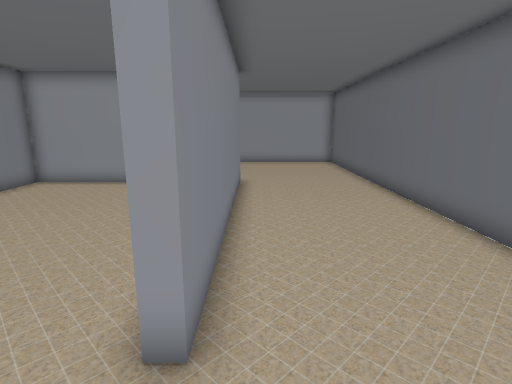
[1] (above)

16 first-person views from a walk through a 3-D level made in the Unity game engine. The camera is 1.2 m above the floor, tilts 12° down and sees 80° across. The floor is counted in squares, 0.5 m on a side. Each view is taken from the middle of a square. On the plan, view 1 faces up. The plan holds only what a view shows up to about 19 squares ahead; the rest is blank.

[2]
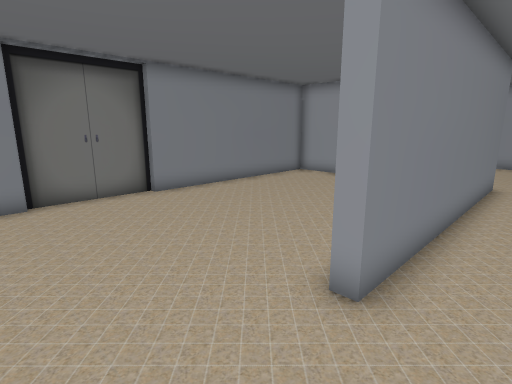

[3]
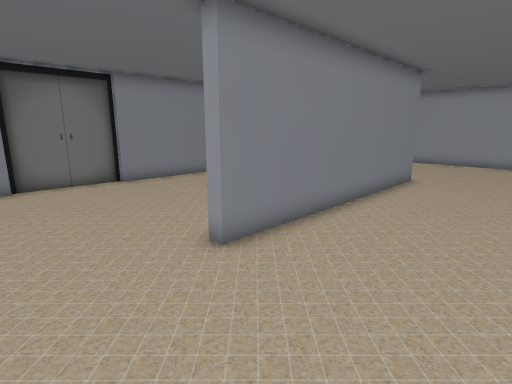

[4]
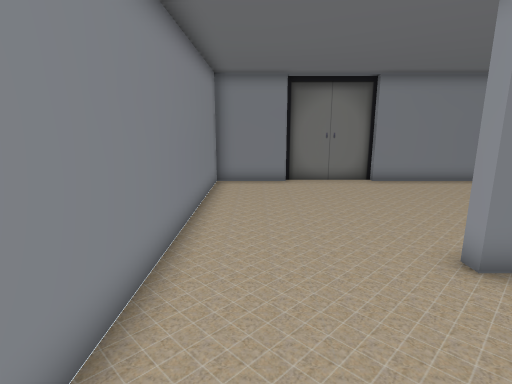

[5]
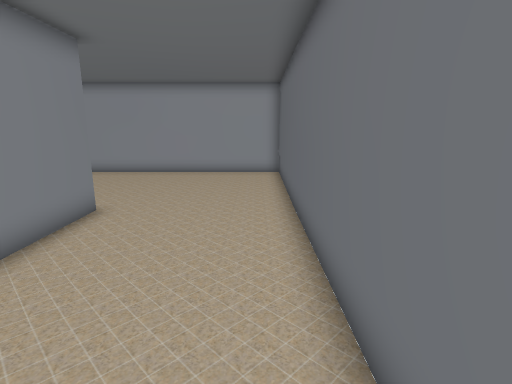

[6]
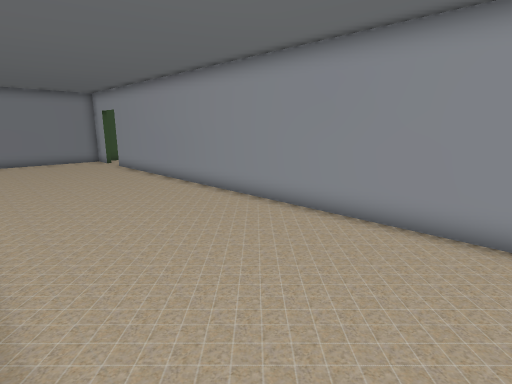

[7]
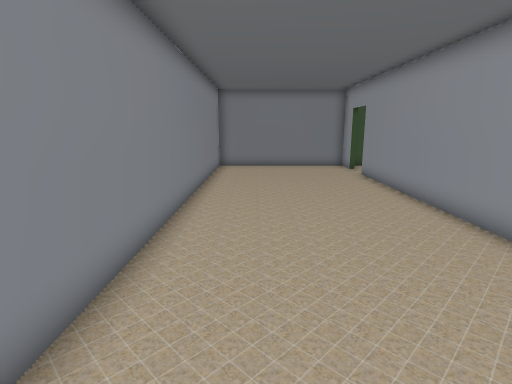

[8]
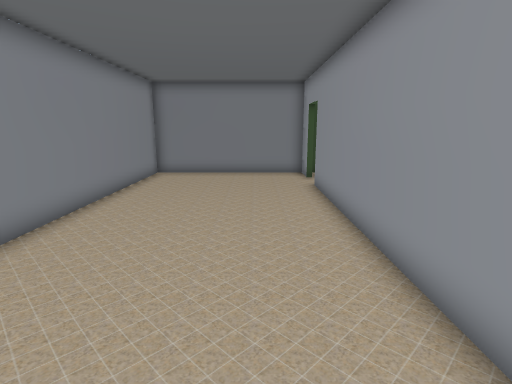

[9]
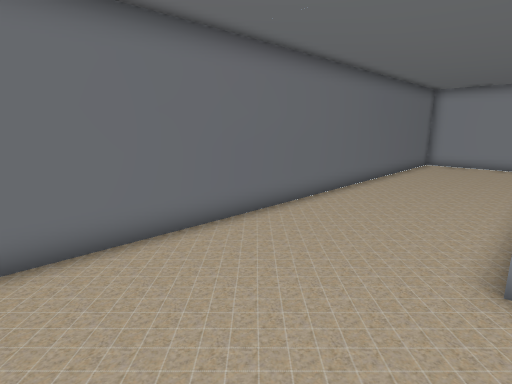

[10]
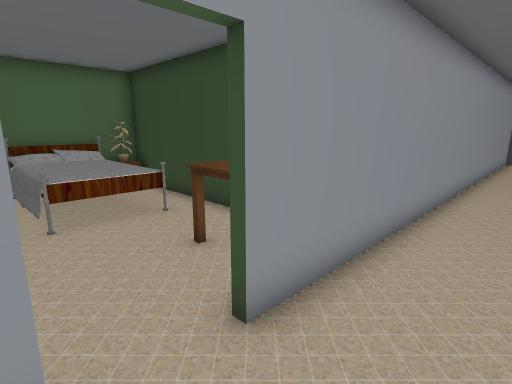

[11]
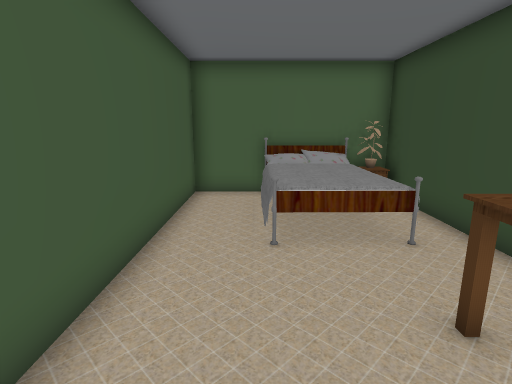

[12]
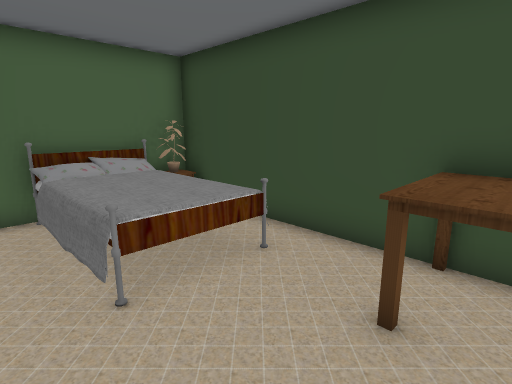

[13]
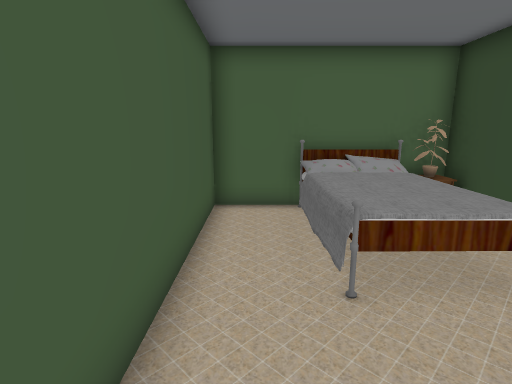

[14]
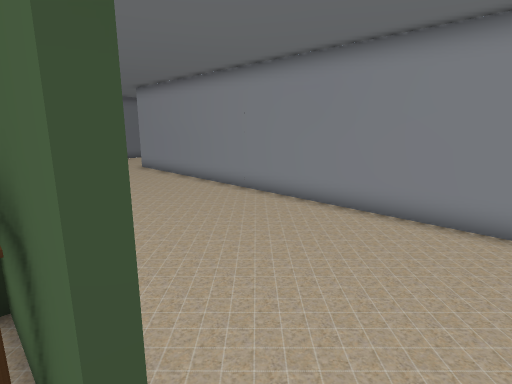

[15]
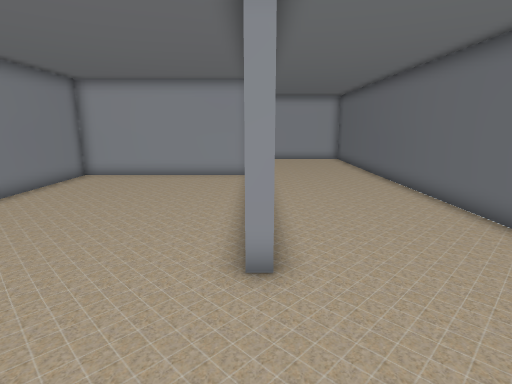

[16]
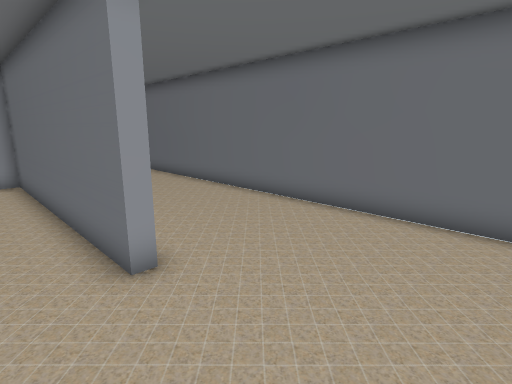

### Floor plan
Points are (right, up) in squares from view 1. A wall is a line through its corners. A room is listed if a view was taken in it or the views show most of it. See-through windows are left out.
Room 1 (views 1, 2, 3, 4, 5, 6, 7, 8, 9, 10, 15, 16)
walls: (-10, 4.3) (-10, 0.4); (-9.7, 0.4) (-9.7, -2.8) (5, -2.8); (5.2, -2.5) (5.2, 21.5) (-14.6, 21.5); (-16.4, 21.5) (-17.8, 21.5); (-19.7, 21.5) (-21.3, 21.5) (-21.3, 13.7) (-0.7, 13.7) (-0.7, 2.7) (-1.2, 2.7) (-1.2, 13.4) (-9.7, 13.4) (-9.7, 4.3)
ways out: opening at (-18.5, 21.5) to room 2
Room 2 (views 11, 12, 13, 14)
walls: (-17.8, 21.7) (-16.5, 21.7); (-19.7, 21.9) (-19.7, 21.5); (-19.4, 32.4) (-21.3, 32.4) (-21.3, 22); (-14.2, 21.6) (-14.2, 32.4) (-16.6, 32.4)
ways out: opening at (-18.5, 21.5) to room 1
objects: bed (-19, 27) to (-16, 32); table (-17, 22) to (-15, 24); other object (-15, 31) to (-15, 32)

Positions as (right, up) in squares from view 1, and headings:
1: (0, 0), facing up
2: (1, -1), facing up-left
3: (4, -1), facing up-left
4: (4, -1), facing left
5: (4, 5), facing up
6: (2, 14), facing up-left
7: (-2, 16), facing left
8: (-5, 19), facing left
9: (-1, 19), facing down-right
10: (-20, 19), facing up-right
11: (-19, 21), facing up
12: (-20, 23), facing up-right
13: (-20, 23), facing up
14: (-19, 22), facing down-right
15: (-1, -2), facing up
16: (-3, -2), facing up-right
